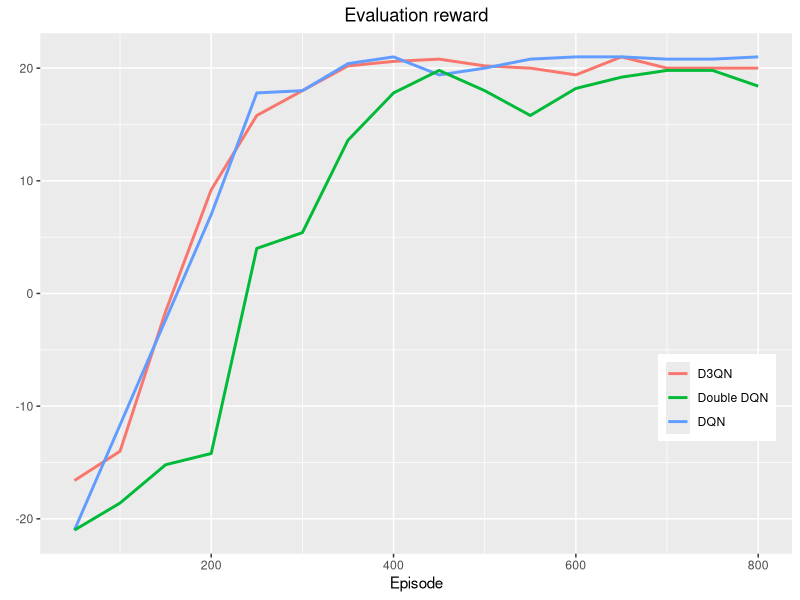
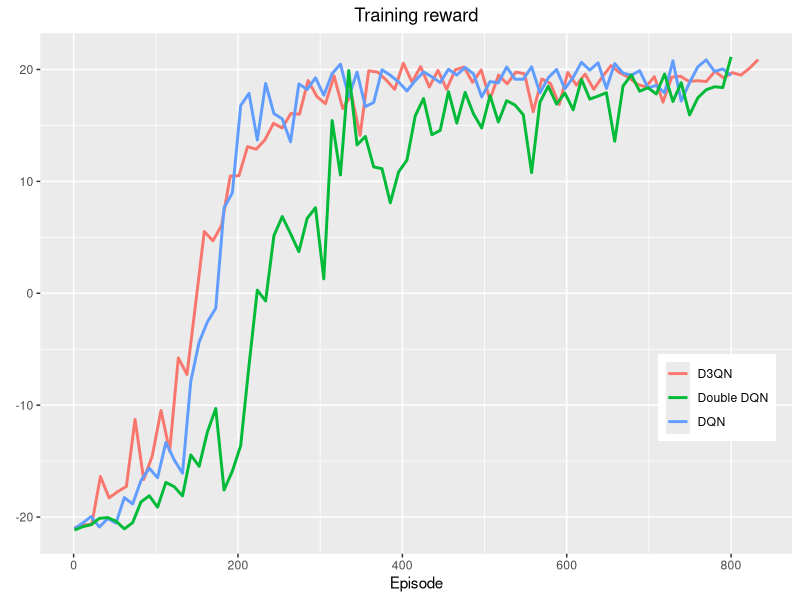

These charts were generated, in order, by the following R code:
## ---- chunk 1
eval_reward_D3QN = read.csv("Pong/DuelingDoubleDQNData/eval_reward.csv")
training_reward_D3QN = read.csv("Pong/DuelingDoubleDQNData/training_reward.csv")

eval_reward_DQN = read.csv("Pong/DQNData/eval_reward.csv")
training_reward_DQN = read.csv("Pong/DQNData/training_reward.csv")

eval_reward_DDQN = read.csv("Pong/DoubleDQNData/eval_reward.csv")
training_reward_DDQN = read.csv("Pong/DoubleDQNData/training_reward.csv")
library(tidyverse)
library(viridis)
## ---- chunk 2
ggplot() + geom_line(aes(eval_reward_D3QN$Step, eval_reward_D3QN$Value, colour = "D3QN"), size = 1) + 
          geom_line(aes(eval_reward_DQN$Step, eval_reward_DQN$Value, colour = "DQN"), size = 1) +
          geom_line(aes(eval_reward_DDQN$Step, eval_reward_DDQN$Value, colour = "Double DQN"), size = 1) +
          labs(title = "Evaluation reward", y = element_blank(),  x = "Episode") + 
          theme(plot.title = element_text(hjust = 0.5), legend.title = element_blank(), legend.position = c(0.9,0.3))
## ---- chunk 3
ourColours = rainbow(3)
p <- ggplot() + geom_smooth(aes(training_reward_D3QN$Step, training_reward_D3QN$Value, colour = "D3QN"), span = 0.01, se = F) + 
                geom_smooth(aes(training_reward_DQN$Step, training_reward_DQN$Value, colour = "DQN"), span = 0.01, se = F) + 
                geom_smooth(aes(training_reward_DDQN$Step, training_reward_DDQN$Value, colour = "Double DQN"), span = 0.01, se = F) + 
                labs(title="Training reward", x = "Episode", y = element_blank()) + 
                theme(plot.title = element_text(hjust = 0.5), legend.title=element_blank(),legend.position = c(0.9,0.3))
p
